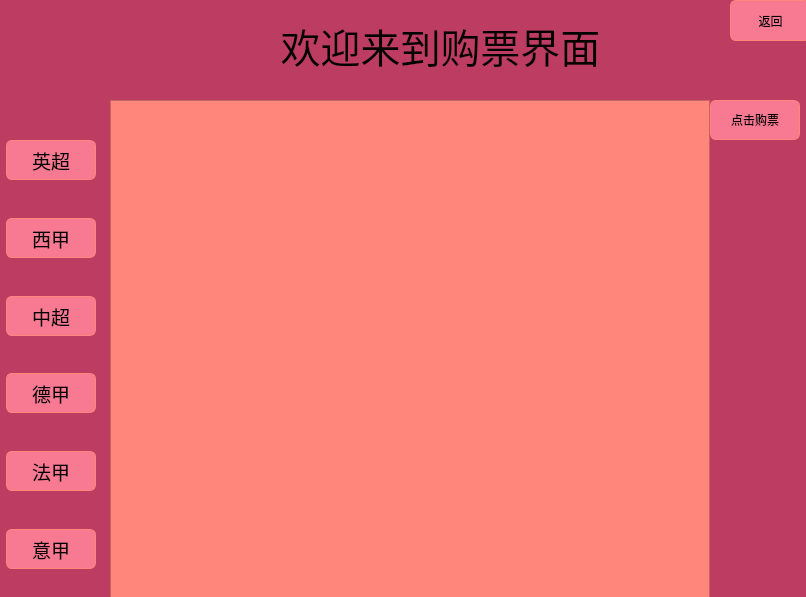
<?xml version="1.0" encoding="UTF-8"?>
<ui version="4.0">
 <class>BuyTicketPage</class>
 <widget class="QWidget" name="BuyTicketPage">
  <property name="geometry">
   <rect>
    <x>0</x>
    <y>0</y>
    <width>806</width>
    <height>597</height>
   </rect>
  </property>
  <property name="windowTitle">
   <string>购票界面</string>
  </property>
  <property name="windowIcon">
   <iconset resource="resource.qrc">
    <normaloff>:/Qt-picture/SLH.jpg</normaloff>:/Qt-picture/SLH.jpg</iconset>
  </property>
  <property name="styleSheet">
   <string notr="true">background-color: rgb(189, 60, 98);</string>
  </property>
  <widget class="QLabel" name="label">
   <property name="geometry">
    <rect>
     <x>240</x>
     <y>20</y>
     <width>401</width>
     <height>51</height>
    </rect>
   </property>
   <property name="font">
    <font>
     <family>华文楷体</family>
     <pointsize>30</pointsize>
     <italic>false</italic>
     <bold>false</bold>
    </font>
   </property>
   <property name="styleSheet">
    <string notr="true">font: 30pt &quot;华文楷体&quot;;</string>
   </property>
   <property name="text">
    <string>欢迎来到购票界面</string>
   </property>
   <property name="alignment">
    <set>Qt::AlignmentFlag::AlignCenter</set>
   </property>
  </widget>
  <widget class="QPushButton" name="toUserPage">
   <property name="geometry">
    <rect>
     <x>730</x>
     <y>0</y>
     <width>81</width>
     <height>41</height>
    </rect>
   </property>
   <property name="styleSheet">
    <string notr="true">QPushButton{ border:1px solid #FF867A; background-color:#F87992 ; border-radius:6; font: 14pt &quot;楷体&quot;;}
QPushButton:hover{ border:2px solid #F8C76E;}</string>
   </property>
   <property name="text">
    <string>返回</string>
   </property>
  </widget>
  <widget class="QTableWidget" name="tableWidget">
   <property name="geometry">
    <rect>
     <x>110</x>
     <y>100</y>
     <width>600</width>
     <height>500</height>
    </rect>
   </property>
   <property name="minimumSize">
    <size>
     <width>600</width>
     <height>500</height>
    </size>
   </property>
   <property name="maximumSize">
    <size>
     <width>11111111</width>
     <height>11111111</height>
    </size>
   </property>
   <property name="styleSheet">
    <string notr="true">background-color: rgb(255, 134, 122);</string>
   </property>
   <attribute name="horizontalHeaderVisible">
    <bool>true</bool>
   </attribute>
   <attribute name="horizontalHeaderStretchLastSection">
    <bool>false</bool>
   </attribute>
   <attribute name="verticalHeaderVisible">
    <bool>false</bool>
   </attribute>
   <attribute name="verticalHeaderShowSortIndicator" stdset="0">
    <bool>false</bool>
   </attribute>
   <attribute name="verticalHeaderStretchLastSection">
    <bool>false</bool>
   </attribute>
  </widget>
  <widget class="QWidget" name="widget" native="true">
   <property name="geometry">
    <rect>
     <x>0</x>
     <y>100</y>
     <width>102</width>
     <height>501</height>
    </rect>
   </property>
   <layout class="QGridLayout" name="gridLayout">
    <item row="5" column="0">
     <widget class="QPushButton" name="zhongchao">
      <property name="minimumSize">
       <size>
        <width>90</width>
        <height>40</height>
       </size>
      </property>
      <property name="font">
       <font>
        <family>楷体</family>
        <pointsize>14</pointsize>
        <italic>false</italic>
        <bold>false</bold>
       </font>
      </property>
      <property name="styleSheet">
       <string notr="true">QPushButton{ border:1px solid #FF867A; background-color:#F87992 ; border-radius:6; font: 14pt &quot;楷体&quot;;}
QPushButton:hover{ border:2px solid #F8C76E;}</string>
      </property>
      <property name="text">
       <string>中超</string>
      </property>
     </widget>
    </item>
    <item row="12" column="0">
     <spacer name="verticalSpacer_7">
      <property name="orientation">
       <enum>Qt::Orientation::Vertical</enum>
      </property>
      <property name="sizeHint" stdset="0">
       <size>
        <width>20</width>
        <height>25</height>
       </size>
      </property>
     </spacer>
    </item>
    <item row="11" column="0">
     <widget class="QPushButton" name="yijia">
      <property name="minimumSize">
       <size>
        <width>90</width>
        <height>40</height>
       </size>
      </property>
      <property name="font">
       <font>
        <family>楷体</family>
        <pointsize>14</pointsize>
        <italic>false</italic>
        <bold>false</bold>
       </font>
      </property>
      <property name="styleSheet">
       <string notr="true">QPushButton{ border:1px solid #FF867A; background-color:#F87992 ; border-radius:6; font: 14pt &quot;楷体&quot;;}
QPushButton:hover{ border:2px solid #F8C76E;}</string>
      </property>
      <property name="text">
       <string>意甲</string>
      </property>
     </widget>
    </item>
    <item row="9" column="0">
     <widget class="QPushButton" name="fajia">
      <property name="minimumSize">
       <size>
        <width>90</width>
        <height>40</height>
       </size>
      </property>
      <property name="font">
       <font>
        <family>楷体</family>
        <pointsize>14</pointsize>
        <italic>false</italic>
        <bold>false</bold>
       </font>
      </property>
      <property name="styleSheet">
       <string notr="true">QPushButton{ border:1px solid #FF867A; background-color:#F87992 ; border-radius:6; font: 14pt &quot;楷体&quot;;}
QPushButton:hover{ border:2px solid #F8C76E;}</string>
      </property>
      <property name="text">
       <string>法甲</string>
      </property>
     </widget>
    </item>
    <item row="4" column="0">
     <spacer name="verticalSpacer_3">
      <property name="orientation">
       <enum>Qt::Orientation::Vertical</enum>
      </property>
      <property name="sizeHint" stdset="0">
       <size>
        <width>20</width>
        <height>26</height>
       </size>
      </property>
     </spacer>
    </item>
    <item row="6" column="0">
     <spacer name="verticalSpacer_4">
      <property name="orientation">
       <enum>Qt::Orientation::Vertical</enum>
      </property>
      <property name="sizeHint" stdset="0">
       <size>
        <width>20</width>
        <height>24</height>
       </size>
      </property>
     </spacer>
    </item>
    <item row="3" column="0">
     <widget class="QPushButton" name="xijia">
      <property name="minimumSize">
       <size>
        <width>90</width>
        <height>40</height>
       </size>
      </property>
      <property name="maximumSize">
       <size>
        <width>90</width>
        <height>40</height>
       </size>
      </property>
      <property name="font">
       <font>
        <family>楷体</family>
        <pointsize>14</pointsize>
        <italic>false</italic>
        <bold>false</bold>
       </font>
      </property>
      <property name="styleSheet">
       <string notr="true">QPushButton{ border:1px solid #FF867A; background-color:#F87992 ; border-radius:6; font: 14pt &quot;楷体&quot;;}
QPushButton:hover{ border:2px solid #F8C76E;}</string>
      </property>
      <property name="text">
       <string>西甲</string>
      </property>
     </widget>
    </item>
    <item row="10" column="0">
     <spacer name="verticalSpacer_6">
      <property name="orientation">
       <enum>Qt::Orientation::Vertical</enum>
      </property>
      <property name="sizeHint" stdset="0">
       <size>
        <width>20</width>
        <height>26</height>
       </size>
      </property>
     </spacer>
    </item>
    <item row="1" column="0">
     <widget class="QPushButton" name="yingchao">
      <property name="enabled">
       <bool>true</bool>
      </property>
      <property name="minimumSize">
       <size>
        <width>90</width>
        <height>40</height>
       </size>
      </property>
      <property name="maximumSize">
       <size>
        <width>90</width>
        <height>40</height>
       </size>
      </property>
      <property name="font">
       <font>
        <family>楷体</family>
        <pointsize>14</pointsize>
        <italic>false</italic>
        <bold>false</bold>
       </font>
      </property>
      <property name="styleSheet">
       <string notr="true">
QPushButton{ border:1px solid #FF867A; background-color:#F87992 ; border-radius:6; font: 14pt &quot;楷体&quot;;}
QPushButton:hover{ border:2px solid #F8C76E;}</string>
      </property>
      <property name="text">
       <string>英超</string>
      </property>
     </widget>
    </item>
    <item row="8" column="0">
     <spacer name="verticalSpacer_5">
      <property name="orientation">
       <enum>Qt::Orientation::Vertical</enum>
      </property>
      <property name="sizeHint" stdset="0">
       <size>
        <width>20</width>
        <height>25</height>
       </size>
      </property>
     </spacer>
    </item>
    <item row="7" column="0">
     <widget class="QPushButton" name="dejia">
      <property name="minimumSize">
       <size>
        <width>90</width>
        <height>40</height>
       </size>
      </property>
      <property name="font">
       <font>
        <family>楷体</family>
        <pointsize>14</pointsize>
        <italic>false</italic>
        <bold>false</bold>
       </font>
      </property>
      <property name="styleSheet">
       <string notr="true">QPushButton{ border:1px solid #FF867A; background-color:#F87992 ; border-radius:6; font: 14pt &quot;楷体&quot;;}
QPushButton:hover{ border:2px solid #F8C76E;}</string>
      </property>
      <property name="text">
       <string>德甲</string>
      </property>
     </widget>
    </item>
    <item row="2" column="0">
     <spacer name="verticalSpacer_2">
      <property name="orientation">
       <enum>Qt::Orientation::Vertical</enum>
      </property>
      <property name="sizeHint" stdset="0">
       <size>
        <width>20</width>
        <height>25</height>
       </size>
      </property>
     </spacer>
    </item>
    <item row="0" column="0">
     <spacer name="verticalSpacer">
      <property name="orientation">
       <enum>Qt::Orientation::Vertical</enum>
      </property>
      <property name="sizeHint" stdset="0">
       <size>
        <width>20</width>
        <height>40</height>
       </size>
      </property>
     </spacer>
    </item>
   </layout>
  </widget>
  <widget class="QPushButton" name="payticket">
   <property name="geometry">
    <rect>
     <x>710</x>
     <y>100</y>
     <width>90</width>
     <height>40</height>
    </rect>
   </property>
   <property name="minimumSize">
    <size>
     <width>90</width>
     <height>40</height>
    </size>
   </property>
   <property name="styleSheet">
    <string notr="true">QPushButton{ border:1px solid #FF867A; background-color:#F87992 ; border-radius:6; font: 14pt &quot;楷体&quot;;}
QPushButton:hover{ border:2px solid #F8C76E;}</string>
   </property>
   <property name="text">
    <string>点击购票</string>
   </property>
  </widget>
 </widget>
 <resources>
  <include location="resource.qrc"/>
 </resources>
 <connections/>
</ui>
